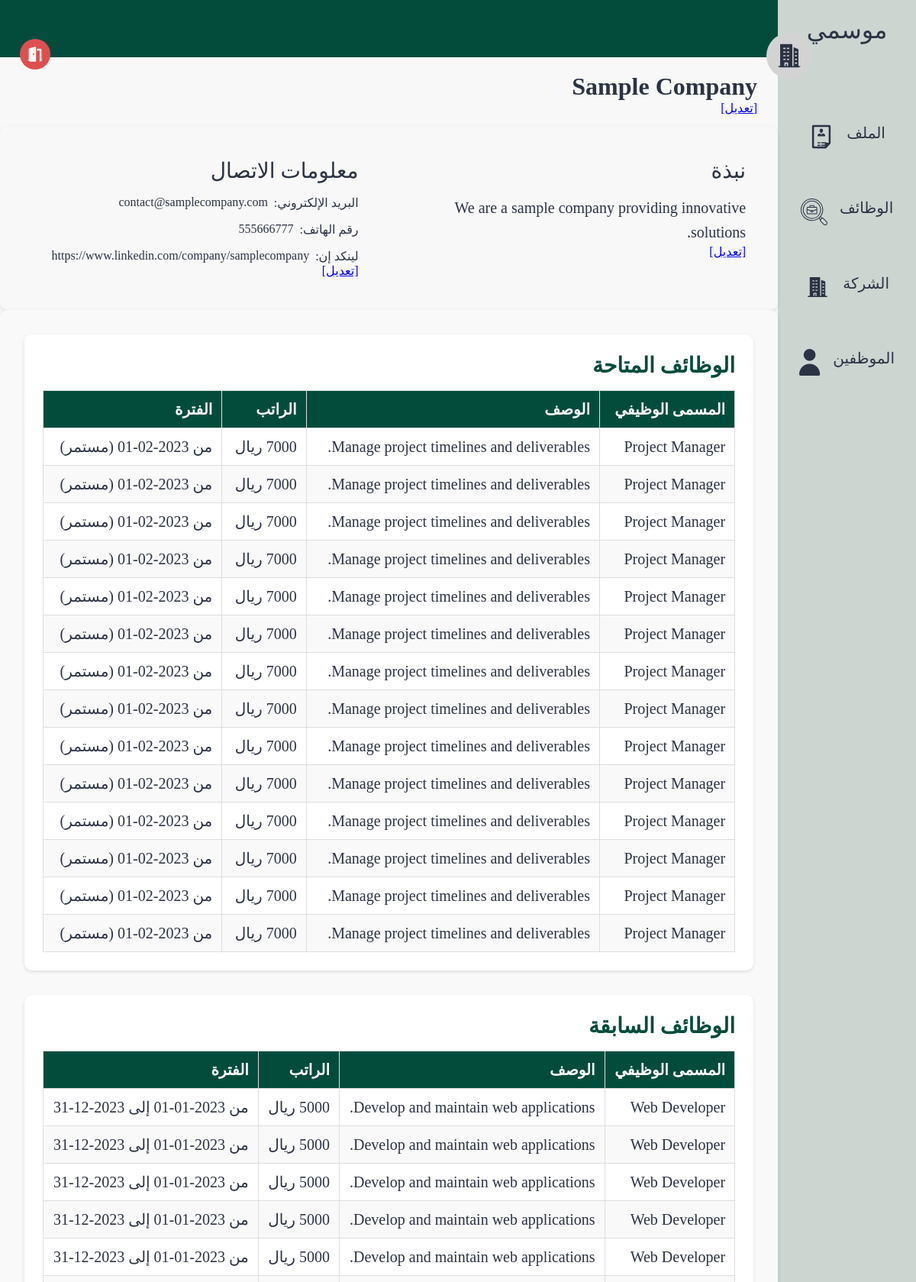
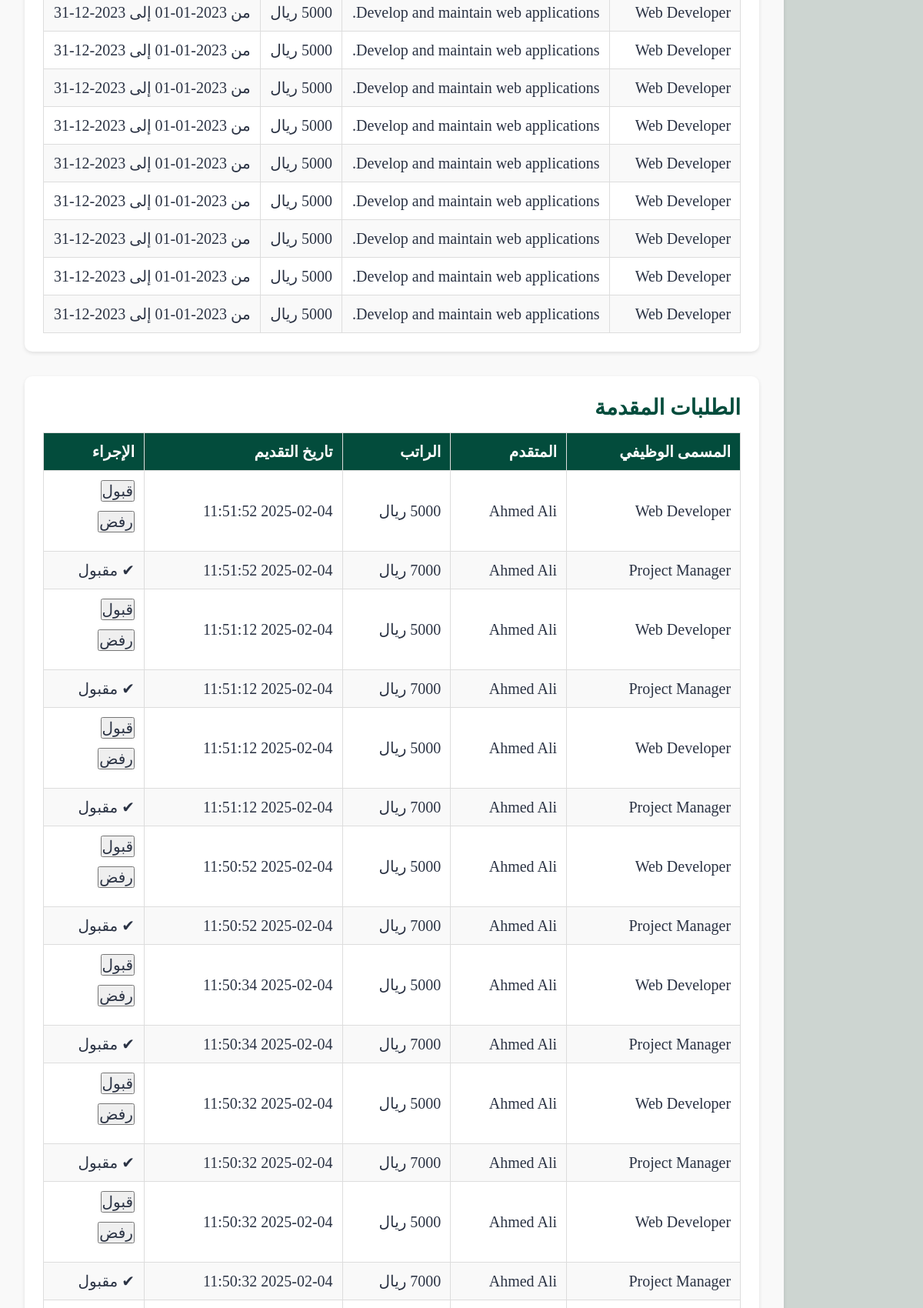
Screenshot of /pages/company.php?id=1 (signed in, upper part) with the database file from the repository (2 pictures, top to bottom).
### tables this page shows
CREATE TABLE company (
    company_id INTEGER PRIMARY KEY, 
    owner_id INTEGER,
    hr_id INTEGER,
    name TEXT,
    location TEXT,
    email TEXT,
    linkedin Text,
    phone TEXT,
    bio TEXT,
    FOREIGN KEY (owner_id) REFERENCES users(id) ON DELETE CASCADE,
    FOREIGN KEY (hr_id) REFERENCES users(id) ON DELETE CASCADE
);

CREATE TABLE jobs (
    job_id INTEGER PRIMARY KEY, 
    company_id INTEGER,
    name TEXT,
    description TEXT,
    salary INTEGER,
    language_id INTEGER,
    type BOOLEAN,
    start DATE,
    end DATE NULL,
    FOREIGN KEY (company_id) REFERENCES company(company_id) ON DELETE CASCADE,
    FOREIGN KEY (language_id) REFERENCES languages(language_id) ON DELETE CASCADE
);

### src/database/fetch.php (called while the page is built, shortened)
<?php
include('../database/data.php');
function fetchAllCompanyJobs($company_id)
{
    global $db;
    $company_id = intval($company_id);
    $stmt = $db->prepare('SELECT * FROM jobs WHERE company_id = :company_id');
    $stmt->bindValue(':company_id', $company_id, SQLITE3_INTEGER);
    $result = $stmt->execute();
    $jobs = [];
    while ($row = $result->fetchArray(SQLITE3_ASSOC)) {
        $jobs[] = $row;
    }
    return $jobs;
}
function fetchAllApplicationsForCompany($company_id)
{
    global $db;
    $stmt = $db->prepare("
        SELECT applications.id, applications.applied_at, applications.status,
               users.name AS applicant_name, jobs.name AS job_title, jobs.salary
        FROM applications
        JOIN jobs ON applications.job_id = jobs.job_id
        JOIN users ON applications.user_id = users.id
        WHERE jobs.company_id = :company_id
        ORDER BY applications.applied_at DESC
    ");
    $stmt->bindValue(':company_id', $company_id, SQLITE3_INTEGER);
    $result = $stmt->execute();
    $applications = [];
    while ($row = $result->fetchArray(SQLITE3_ASSOC)) {
        $applications[] = $row;
    }
    return $applications;
}

### src/pages/company.php (the view, shortened to what this page needs)
<?php
include('../database/data.php');
$company_id = isset($_GET["id"]) ? intval($_GET["id"]) : ($_SESSION['user']['company_id'] ?? 0);
$stmt = $db->prepare("SELECT * FROM company WHERE company_id = :company_id");
$stmt->bindValue(':company_id', $company_id, SQLITE3_INTEGER);
$result = $stmt->execute()->fetchArray(SQLITE3_ASSOC);
$isOwner = (isset($_SESSION['user']) && $_SESSION['user']['id'] == $result['owner_id']);
$name = $result['name'] ?? 'غير معروف';
$bio = $result['bio'] ?? 'لا توجد معلومات';
$email = $result['email'] ?? 'غير متوفر';
$phone = $result['phone'] ?? 'غير متوفر';
$linkedin = $result['linkedin'] ?? '#';
$jobs = fetchAllCompanyJobs($company_id);
$applications = fetchAllApplicationsForCompany($company_id);
$today = date("Y-m-d");
$availableJobs = [];
$previousJobs = [];
foreach ($jobs as $job) {
    if (empty($job["end"]) || $job["end"] >= $today) {
        $availableJobs[] = $job;
    } else {
        $previousJobs[] = $job;
    }
}
?>
<!DOCTYPE html>
<html lang="ar" dir="rtl">
<head>
  <link rel="stylesheet" href="../styles/profile.css">
</head>
<body>
  <section class="page-structure">
    <?php
      include "../components/NavBar.php";
    ?>
    <section class="page-content">
      <div class="username">
        <img class="profile-pic" src="../images/company.svg" alt="صورة الشركة">
        <div class="user">
          <h2 id="companyNameDisplay"><?php echo htmlspecialchars($name); ?></h2>
          <?php if ($isOwner): ?>
            <span class="edit-btn" onclick="toggleEdit('companyName')">[تعديل]</span>
          <?php endif; ?>
        </div>
      </div>
      <div class="options">
        <a href="../pages/logout.php">
          <img class="nav-icon" style="--color: #DF4F4F" src="../images/logout.svg" alt="شعار تسجيل الخروج">
        </a>
      </div>
      <header></header>
      <main>
        <section class="profile-details">
          <div class="block about">
            <h2>نبذة</h2>
            <div id="companyAboutDisplay">
              <p><?php echo htmlspecialchars($bio); ?></p>
              <?php if ($isOwner): ?>
                <span class="edit-btn" onclick="toggleEdit('companyAbout')">[تعديل]</span>
              <?php endif; ?>
            </div>
          </div>
          <div class="block contacts">
            <h2>معلومات الاتصال</h2>
            <div id="companyContactDisplay">
              <ul>
                <li>البريد الإلكتروني:
                  <a href="mailto:<?php echo htmlspecialchars($email); ?>"><?php echo htmlspecialchars($email); ?></a>
                </li>
                <li>رقم الهاتف:
                  <a href="tel:<?php echo htmlspecialchars($phone); ?>"><?php echo htmlspecialchars($phone); ?></a>
                </li>
                <li>لينكد إن:
                  <a href="<?php echo htmlspecialchars($linkedin); ?>" target="_blank"><?php echo htmlspecialchars($linkedin); ?></a>
                </li>
              </ul>
              <?php if ($isOwner): ?>
                <span class="edit-btn" onclick="toggleEdit('companyContact')">[تعديل]</span>
              <?php endif; ?>
            </div>
        </section>
        <section class="recent-activity">
          <div class="block experinces">
            <h2>الوظائف المتاحة</h2>
            <table border="1" cellpadding="5" cellspacing="0" style="width:100%; text-align:right;">
              <tr>
                <th>المسمى الوظيفي</th>
                <th>الوصف</th>
                <th>الراتب</th>
                <th>الفترة</th>
              </tr>
              <?php if (!empty($availableJobs)): ?>
                <?php foreach ($availableJobs as $job): ?>
                  <tr>
                    <td><?= htmlspecialchars($job["name"]) ?></td>
                    <td><?= htmlspecialchars($job["description"]) ?></td>
                    <td><?= htmlspecialchars($job["salary"]) ?> ريال</td>
                    <td>
                      من <?= htmlspecialchars($job["start"]) ?>
                      <?php if (!empty($job["end"])): ?>
                        إلى <?= htmlspecialchars($job["end"]) ?>
                      <?php else: ?>
                        (مستمر)
                      <?php endif; ?>
                    </td>
                  </tr>
                <?php endforeach; ?>
              <?php else: ?>
                <tr>
                  <td colspan="4" style="text-align: center;">لا توجد وظائف متاحة</td>
                </tr>
              <?php endif; ?>
            </table>
          </div>
          <div class="block experinces">
            <h2>الوظائف السابقة</h2>
            <table border="1" cellpadding="5" cellspacing="0" style="width:100%; text-align:right;">
              <tr>
                <th>المسمى الوظيفي</th>
                <th>الوصف</th>
                <th>الراتب</th>
                <th>الفترة</th>
              </tr>
              <?php if (!empty($previousJobs)): ?>
                <?php foreach ($previousJobs as $job): ?>
                  <tr>
                    <td><?= htmlspecialchars($job["name"]) ?></td>
                    <td><?= htmlspecialchars($job["description"]) ?></td>
                    <td><?= htmlspecialchars($job["salary"]) ?> ريال</td>
                    <td>
                      من <?= htmlspecialchars($job["start"]) ?>
                      إلى <?= htmlspecialchars($job["end"]) ?>
                    </td>
                  </tr>
                <?php endforeach; ?>
              <?php else: ?>
                <tr>
                  <td colspan="4" style="text-align: center;">لا توجد وظائف سابقة</td>
                </tr>
              <?php endif; ?>
            </table>
          </div>
          <?php if($isOwner): ?>
          <div class="block experinces">
            <h2>الطلبات المقدمة</h2>
            <table border="1" cellpadding="5" cellspacing="0" style="width:100%; text-align:right;">
              <tr>
                <th>المسمى الوظيفي</th>
                <th>المتقدم</th>
                <th>الراتب</th>
                <th>تاريخ التقديم</th>
                <th>الإجراء</th>
              </tr>
              <?php if (!empty($applications)): ?>
                <?php foreach ($applications as $application): ?>
                  <tr>
                    <td><?= htmlspecialchars($application["job_title"]) ?></td>
                    <td><?= htmlspecialchars($application["applicant_name"]) ?></td>
                    <td><?= htmlspecialchars($application["salary"]) ?> ريال</td>
                    <td><?= htmlspecialchars($application["applied_at"]) ?></td>
                    <td>
                      <?php if ($application["status"] === "pending"): ?>
                        <form action="update_application_status.php" method="POST" style="display:inline;">
                          <button type="submit" class="accept-btn">قبول</button>
                        </form>
                        <form action="update_application_status.php" method="POST" style="display:inline;">
                          <button type="submit" class="reject-btn">رفض</button>
                        </form>
                      <?php else: ?>
                        <span class="<?= $application["status"] === 'accepted' ? 'accepted' : 'rejected'; ?>">
                          <?= $application["status"] === "accepted" ? "✔ مقبول" : "✖ مرفوض"; ?>
                        </span>
                      <?php endif; ?>
                    </td>
                  </tr>
                <?php endforeach; ?>
              <?php else: ?>
                <tr>
                  <td colspan="5" style="text-align: center;">لا توجد طلبات حتى الآن</td>
                </tr>
              <?php endif; ?>
            </table>
          </div>
          <?php endif; ?>
        </section>
      </main>
    </section>
  </section>
</body>
</html>

### src/styles/profile.css (style rules this page uses)
* { color: var(--black-color); }
body { background-color: var(--white-color); }
.nav-icon { --color: var(--white-alt-color); background-color: var(--color); width: 40px; height: 40px; border-radius: 50%; padding: 0.5rem; }
section.page-content { width: 100%; }
header { position: relative; display: flex; align-items: center; justify-content: space-between; min-height: 75px; background-color: var(--main-color); padding: 1.25rem 3rem; }
.username .profile-pic { width: 60px; height: 60px; padding: 10px; border-radius: 50%; background-color: lightgray; top: 0; }
.username { display: flex; align-items: center; gap: 0.75rem; height: 65px; position: absolute; top: 0; right: 18px; z-index: 1000; padding: 0.5rem 1rem; right: 10%; top: 40px; }
.options { display: flex; align-items: center; gap: 0.75rem; height: 65px; position: absolute; top: 40px; left: 10px; z-index: 1000; padding: 0.5rem 1rem; }
.username h2 { font-size: 2rem; }
.username .user { position: static; margin-top: 100px; }
header::after { content: ""; position: absolute; right: 0; bottom: 0; width: 70%; height: 4px; background-color: var(--main-color); }
main { margin-top: 70px; width: 100%; padding: 1rem; }
main section { border-radius: 10px; box-shadow: 0 2px 5px rgba(0, 0, 0, 0.1); padding: 18px; }
.profile-details { display: grid; grid-template-columns: 1fr 1fr; gap: 2rem; }
.profile-details .block { display: flex; flex-direction: column; gap: 1rem; background-color: var(--white-color); padding: 1.5rem; border-radius: 10px; }
.profile-details .block h2 { font-size: 1.75rem; font-weight: 500; }
.profile-details .block ul { list-style: none; padding-inline-start: 0; display: flex; flex-wrap: wrap; gap: 1rem; }
.profile-details .block ul li { display: flex; gap: 0.5rem; font-size: 1rem; }
.profile-details .block.about p { font-size: 1.25rem; line-height: 1.6; }
.recent-activity { display: flex; flex-direction: column; gap: 2rem; padding: 2rem; background-color: #f9f9f9; border-radius: 10px; }
.recent-activity .block { background-color: #fff; padding: 1.5rem; border-radius: 10px; box-shadow: 0 2px 5px rgba(0, 0, 0, 0.1); }
.recent-activity .block h2 { font-size: 1.75rem; margin-bottom: 1rem; color: var(--main-color); }
.experinces table { width: 100%; border-collapse: collapse; font-size: 1.25rem; margin-top: 1rem; }
.experinces table th, .experinces table td { padding: 0.75rem; text-align: right; border: 1px solid #ddd; }
.experinces table th { background-color: var(--main-color); color: #fff; }
.experinces table tr:nth-child(odd) { background-color: #f9f9f9; }
.experinces table tr:nth-child(even) { background-color: #fff; }
@media (min-width: 992px) { main { padding: 1.25rem 0; } }
main form > * { display: block; margin-bottom: 0.75rem; font-size: 1.25rem; }

### src/styles/globals.css (style rules this page uses)
*, *::before, *::after { box-sizing: border-box; margin: 0; padding: 0; list-style: none; text-decoration: none; }
:root { --main-color: #034c3c; --secondary-color: #d2b48c; --white-color: #f8f8f8; --black-color: #2b3344; --white-alt-color: #cdd5d1; }
a { display: block; color: var(--black-color); }
.page-structure { display: flex; min-height: 100vh; }

### src/pages/company.php (style rules this page uses)
.edit-btn, .cancel-btn { cursor: pointer; color: blue; text-decoration: underline; margin-left: 5px; }

### rows the page displays
company: name "Sample Company", bio "We are a sample company providing innovative solutions.", email "contact@samplecompany.com", phone "555666777", linkedin "https://www.linkedin.com/company/samplecompany"
jobs: name "Project Manager", description "Manage project timelines and deliverables.", start "2023-02-01", shows "(مستمر)"
jobs: name "Project Manager", description "Manage project timelines and deliverables.", start "2023-02-01", shows "(مستمر)"
jobs: name "Project Manager", description "Manage project timelines and deliverables.", start "2023-02-01", shows "(مستمر)"
jobs: name "Project Manager", description "Manage project timelines and deliverables.", start "2023-02-01", shows "(مستمر)"
jobs: name "Project Manager", description "Manage project timelines and deliverables.", start "2023-02-01", shows "(مستمر)"
jobs: name "Project Manager", description "Manage project timelines and deliverables.", start "2023-02-01", shows "(مستمر)"
jobs: name "Project Manager", description "Manage project timelines and deliverables.", start "2023-02-01", shows "(مستمر)"
jobs: name "Project Manager", description "Manage project timelines and deliverables.", start "2023-02-01", shows "(مستمر)"
jobs: name "Project Manager", description "Manage project timelines and deliverables.", start "2023-02-01", shows "(مستمر)"
jobs: name "Project Manager", description "Manage project timelines and deliverables.", start "2023-02-01", shows "(مستمر)"
jobs: name "Project Manager", description "Manage project timelines and deliverables.", start "2023-02-01", shows "(مستمر)"
jobs: name "Project Manager", description "Manage project timelines and deliverables.", start "2023-02-01", shows "(مستمر)"
jobs: name "Project Manager", description "Manage project timelines and deliverables.", start "2023-02-01", shows "(مستمر)"
jobs: name "Project Manager", description "Manage project timelines and deliverables.", start "2023-02-01", shows "(مستمر)"
jobs: name "Web Developer", description "Develop and maintain web applications.", end "2023-12-31"
jobs: name "Web Developer", description "Develop and maintain web applications.", end "2023-12-31"
jobs: name "Web Developer", description "Develop and maintain web applications.", end "2023-12-31"
jobs: name "Web Developer", description "Develop and maintain web applications.", end "2023-12-31"
jobs: name "Web Developer", description "Develop and maintain web applications.", end "2023-12-31"
jobs: name "Web Developer", description "Develop and maintain web applications.", end "2023-12-31"
jobs: name "Web Developer", description "Develop and maintain web applications.", end "2023-12-31"
jobs: name "Web Developer", description "Develop and maintain web applications.", end "2023-12-31"
jobs: name "Web Developer", description "Develop and maintain web applications.", end "2023-12-31"
jobs: name "Web Developer", description "Develop and maintain web applications.", end "2023-12-31"
jobs: name "Web Developer", description "Develop and maintain web applications.", end "2023-12-31"
jobs: name "Web Developer", description "Develop and maintain web applications.", end "2023-12-31"
jobs: name "Web Developer", description "Develop and maintain web applications.", end "2023-12-31"
jobs: name "Web Developer", description "Develop and maintain web applications.", end "2023-12-31"

### other values shown
$nav['title'] "الملف"
$nav['title'] "الوظائف"
$nav['title'] "الشركة"
$nav['title'] "الموظفين"
$application["job_title"] "Web Developer"
$application["applicant_name"] "Ahmed Ali"
$application["applied_at"] "2025-02-04 11:51:52"
$application["job_title"] "Project Manager"
$application["applied_at"] "2025-02-04 11:51:12"
$application["applied_at"] "2025-02-04 11:50:52"
$application["applied_at"] "2025-02-04 11:50:34"
$application["applied_at"] "2025-02-04 11:50:32"
